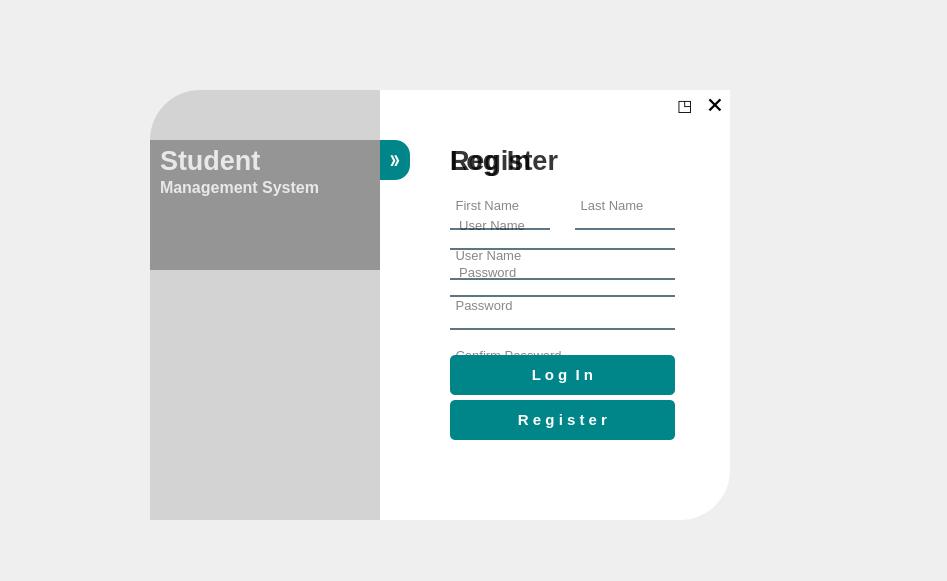
<?xml version="1.0" encoding="UTF-8"?>
<ui version="4.0">
 <class>Form</class>
 <widget class="QWidget" name="Form">
  <property name="geometry">
   <rect>
    <x>0</x>
    <y>0</y>
    <width>947</width>
    <height>581</height>
   </rect>
  </property>
  <property name="font">
   <font>
    <pointsize>9</pointsize>
   </font>
  </property>
  <property name="windowTitle">
   <string>Form</string>
  </property>
  <widget class="QWidget" name="widget" native="true">
   <property name="geometry">
    <rect>
     <x>110</x>
     <y>60</y>
     <width>691</width>
     <height>500</height>
    </rect>
   </property>
   <property name="styleSheet">
    <string notr="true">QPushButton#login_btn, #reg_btn, #switch_btn{
	background-color: #008689; color: white; border: none; padding: 10px 20px; border-radius: 5px; cursor: pointer; transition: background-color 0.3s ease-in-out;
}

QPushButton#login_btn:hover, #reg_btn:hover, #switch_btn:hover{
	background-color: #00656b;
}

QPushButton#login_btn:pressed, #reg_btn:pressed, #switch_btn:pressed{
	padding-left:5px;
	padding-top:5px;
	background-color:rgba(150, 123, 111, 255);
}

QPushButton#pushButton_2, #pushButton_3, #pushButton_4, #pushButton_5{
	background-color: rgba(0, 0, 0, 0);
	color:rgba(85, 98, 112, 255);
}

QPushButton#pushButton_2:hover, #pushButton_3:hover, #pushButton_4:hover, #pushButton_5:hover{
	color: rgba(131, 96, 53, 255);
}

QPushButton#pushButton_2:pressed, #pushButton_3:pressed, #pushButton_4:pressed, #pushButton_5:pressed{
	padding-left:5px;
	padding-top:5px;
	color:rgba(91, 88, 53, 255);
}

</string>
   </property>
   <widget class="QLabel" name="label">
    <property name="geometry">
     <rect>
      <x>40</x>
      <y>30</y>
      <width>280</width>
      <height>430</height>
     </rect>
    </property>
    <property name="styleSheet">
     <string notr="true">background-image: url(:/images/login-bg.png);
border-top-left-radius: 50px;</string>
    </property>
    <property name="text">
     <string/>
    </property>
   </widget>
   <widget class="QLabel" name="label_2">
    <property name="geometry">
     <rect>
      <x>40</x>
      <y>30</y>
      <width>280</width>
      <height>430</height>
     </rect>
    </property>
    <property name="styleSheet">
     <string notr="true">background-color:rgba(0, 0, 0, 30);
border-top-left-radius: 50px;</string>
    </property>
    <property name="text">
     <string/>
    </property>
   </widget>
   <widget class="QLabel" name="label_3">
    <property name="geometry">
     <rect>
      <x>270</x>
      <y>30</y>
      <width>350</width>
      <height>430</height>
     </rect>
    </property>
    <property name="styleSheet">
     <string notr="true">background-color:rgba(255, 255, 255, 255);
border-bottom-right-radius: 50px;</string>
    </property>
    <property name="text">
     <string/>
    </property>
   </widget>
   <widget class="QLabel" name="label_6">
    <property name="geometry">
     <rect>
      <x>40</x>
      <y>80</y>
      <width>230</width>
      <height>130</height>
     </rect>
    </property>
    <property name="styleSheet">
     <string notr="true">background-color:rgba(0, 0, 0, 75);</string>
    </property>
    <property name="text">
     <string/>
    </property>
   </widget>
   <widget class="QLabel" name="label_7">
    <property name="geometry">
     <rect>
      <x>50</x>
      <y>80</y>
      <width>180</width>
      <height>40</height>
     </rect>
    </property>
    <property name="font">
     <font>
      <pointsize>20</pointsize>
      <weight>75</weight>
      <bold>true</bold>
     </font>
    </property>
    <property name="styleSheet">
     <string notr="true">color:rgba(255, 255, 255, 200);</string>
    </property>
    <property name="text">
     <string>Student</string>
    </property>
   </widget>
   <widget class="QWidget" name="widget_3" native="true">
    <property name="geometry">
     <rect>
      <x>300</x>
      <y>70</y>
      <width>320</width>
      <height>315</height>
     </rect>
    </property>
    <widget class="QLabel" name="register_2">
     <property name="geometry">
      <rect>
       <x>40</x>
       <y>10</y>
       <width>145</width>
       <height>40</height>
      </rect>
     </property>
     <property name="font">
      <font>
       <pointsize>20</pointsize>
       <weight>75</weight>
       <bold>true</bold>
      </font>
     </property>
     <property name="styleSheet">
      <string notr="true">color:rgba(0, 0, 0, 200);</string>
     </property>
     <property name="text">
      <string>Register</string>
     </property>
    </widget>
    <widget class="QLineEdit" name="userName_reg">
     <property name="geometry">
      <rect>
       <x>40</x>
       <y>110</y>
       <width>225</width>
       <height>40</height>
      </rect>
     </property>
     <property name="font">
      <font>
       <pointsize>10</pointsize>
      </font>
     </property>
     <property name="styleSheet">
      <string notr="true">background-color:rgba(0, 0, 0, 0);
border:none;
border-bottom:2px solid rgba(46, 82, 101, 200);
color:rgba(0, 0, 0, 240);
padding-bottom:7px;</string>
     </property>
     <property name="echoMode">
      <enum>QLineEdit::Normal</enum>
     </property>
     <property name="placeholderText">
      <string> User Name</string>
     </property>
    </widget>
    <widget class="QLineEdit" name="firstName">
     <property name="geometry">
      <rect>
       <x>40</x>
       <y>60</y>
       <width>100</width>
       <height>40</height>
      </rect>
     </property>
     <property name="font">
      <font>
       <pointsize>10</pointsize>
      </font>
     </property>
     <property name="styleSheet">
      <string notr="true">background-color:rgba(0, 0, 0, 0);
border:none;
border-bottom:2px solid rgba(46, 82, 101, 200);
color:rgba(0, 0, 0, 240);
padding-bottom:7px;</string>
     </property>
     <property name="placeholderText">
      <string> First Name</string>
     </property>
    </widget>
    <widget class="QPushButton" name="reg_btn">
     <property name="geometry">
      <rect>
       <x>40</x>
       <y>270</y>
       <width>225</width>
       <height>40</height>
      </rect>
     </property>
     <property name="font">
      <font>
       <pointsize>11</pointsize>
       <weight>75</weight>
       <bold>true</bold>
      </font>
     </property>
     <property name="text">
      <string>R e g i s t e r</string>
     </property>
    </widget>
    <widget class="QLineEdit" name="lastName">
     <property name="geometry">
      <rect>
       <x>165</x>
       <y>60</y>
       <width>100</width>
       <height>40</height>
      </rect>
     </property>
     <property name="font">
      <font>
       <pointsize>10</pointsize>
      </font>
     </property>
     <property name="styleSheet">
      <string notr="true">background-color:rgba(0, 0, 0, 0);
border:none;
border-bottom:2px solid rgba(46, 82, 101, 200);
color:rgba(0, 0, 0, 240);
padding-bottom:7px;</string>
     </property>
     <property name="placeholderText">
      <string> Last Name</string>
     </property>
    </widget>
    <widget class="QLineEdit" name="password_reg">
     <property name="geometry">
      <rect>
       <x>40</x>
       <y>160</y>
       <width>225</width>
       <height>40</height>
      </rect>
     </property>
     <property name="font">
      <font>
       <pointsize>10</pointsize>
      </font>
     </property>
     <property name="styleSheet">
      <string notr="true">background-color:rgba(0, 0, 0, 0);
border:none;
border-bottom:2px solid rgba(46, 82, 101, 200);
color:rgba(0, 0, 0, 240);
padding-bottom:7px;</string>
     </property>
     <property name="echoMode">
      <enum>QLineEdit::Password</enum>
     </property>
     <property name="placeholderText">
      <string> Password</string>
     </property>
    </widget>
    <widget class="QLineEdit" name="cf_password">
     <property name="geometry">
      <rect>
       <x>40</x>
       <y>210</y>
       <width>225</width>
       <height>40</height>
      </rect>
     </property>
     <property name="font">
      <font>
       <pointsize>10</pointsize>
      </font>
     </property>
     <property name="styleSheet">
      <string notr="true">background-color:rgba(0, 0, 0, 0);
border:none;
border-bottom:2px solid rgba(46, 82, 101, 200);
color:rgba(0, 0, 0, 240);
padding-bottom:7px;</string>
     </property>
     <property name="echoMode">
      <enum>QLineEdit::Password</enum>
     </property>
     <property name="placeholderText">
      <string> Confirm Password</string>
     </property>
    </widget>
   </widget>
   <widget class="QPushButton" name="switch_btn">
    <property name="geometry">
     <rect>
      <x>270</x>
      <y>80</y>
      <width>30</width>
      <height>40</height>
     </rect>
    </property>
    <property name="font">
     <font>
      <pointsize>11</pointsize>
      <weight>75</weight>
      <bold>true</bold>
     </font>
    </property>
    <property name="styleSheet">
     <string notr="true">border-radius:0px;
border-top-right-radius:15px;
border-bottom-right-radius:15px;</string>
    </property>
    <property name="text">
     <string>》</string>
    </property>
    <property name="checkable">
     <bool>true</bool>
    </property>
   </widget>
   <widget class="QLabel" name="label_8">
    <property name="geometry">
     <rect>
      <x>50</x>
      <y>107</y>
      <width>221</width>
      <height>40</height>
     </rect>
    </property>
    <property name="font">
     <font>
      <pointsize>12</pointsize>
      <weight>75</weight>
      <bold>true</bold>
     </font>
    </property>
    <property name="styleSheet">
     <string notr="true">color:rgba(255, 255, 255, 200);</string>
    </property>
    <property name="text">
     <string>Management System</string>
    </property>
   </widget>
   <widget class="QWidget" name="widget_2" native="true">
    <property name="geometry">
     <rect>
      <x>300</x>
      <y>70</y>
      <width>320</width>
      <height>315</height>
     </rect>
    </property>
    <widget class="QLabel" name="login">
     <property name="geometry">
      <rect>
       <x>40</x>
       <y>10</y>
       <width>145</width>
       <height>40</height>
      </rect>
     </property>
     <property name="font">
      <font>
       <pointsize>20</pointsize>
       <weight>75</weight>
       <bold>true</bold>
      </font>
     </property>
     <property name="styleSheet">
      <string notr="true">color:rgba(0, 0, 0, 200);</string>
     </property>
     <property name="text">
      <string>Log In</string>
     </property>
    </widget>
    <widget class="QLineEdit" name="password">
     <property name="geometry">
      <rect>
       <x>40</x>
       <y>127</y>
       <width>225</width>
       <height>40</height>
      </rect>
     </property>
     <property name="font">
      <font>
       <pointsize>10</pointsize>
      </font>
     </property>
     <property name="styleSheet">
      <string notr="true">background-color:rgba(0, 0, 0, 0);
border:none;
border-bottom:2px solid rgba(46, 82, 101, 200);
color:rgba(0, 0, 0, 240);
padding-bottom:7px;</string>
     </property>
     <property name="echoMode">
      <enum>QLineEdit::Password</enum>
     </property>
     <property name="placeholderText">
      <string>  Password</string>
     </property>
    </widget>
    <widget class="QLineEdit" name="userName">
     <property name="geometry">
      <rect>
       <x>40</x>
       <y>80</y>
       <width>225</width>
       <height>40</height>
      </rect>
     </property>
     <property name="font">
      <font>
       <pointsize>10</pointsize>
      </font>
     </property>
     <property name="styleSheet">
      <string notr="true">background-color:rgba(0, 0, 0, 0);
border:none;
border-bottom:2px solid rgba(46, 82, 101, 200);
color:rgba(0, 0, 0, 240);
padding-bottom:7px;</string>
     </property>
     <property name="placeholderText">
      <string>  User Name</string>
     </property>
    </widget>
    <widget class="QPushButton" name="login_btn">
     <property name="geometry">
      <rect>
       <x>40</x>
       <y>225</y>
       <width>225</width>
       <height>40</height>
      </rect>
     </property>
     <property name="font">
      <font>
       <pointsize>11</pointsize>
       <weight>75</weight>
       <bold>true</bold>
      </font>
     </property>
     <property name="styleSheet">
      <string notr="true"/>
     </property>
     <property name="text">
      <string>L o g  I n</string>
     </property>
    </widget>
   </widget>
   <widget class="QPushButton" name="exit_btn">
    <property name="geometry">
     <rect>
      <x>590</x>
      <y>30</y>
      <width>30</width>
      <height>30</height>
     </rect>
    </property>
    <property name="styleSheet">
     <string notr="true">border  : none;
font-size: 16px;
color: black;
cursor: pointer;
transition: transform 0.2s;
font-weight: bold;

</string>
    </property>
    <property name="text">
     <string>⨉</string>
    </property>
   </widget>
   <widget class="QPushButton" name="minimized_btn">
    <property name="geometry">
     <rect>
      <x>560</x>
      <y>30</y>
      <width>30</width>
      <height>30</height>
     </rect>
    </property>
    <property name="styleSheet">
     <string notr="true">border  : none;
font-size: 16px;
color: black;
cursor: pointer;
transition: transform 0.2s;
font-weight: bold;</string>
    </property>
    <property name="text">
     <string>◳</string>
    </property>
   </widget>
  </widget>
 </widget>
 <resources>
  <include location="../qrcFile/res_rc.qrc"/>
 </resources>
 <connections/>
</ui>
